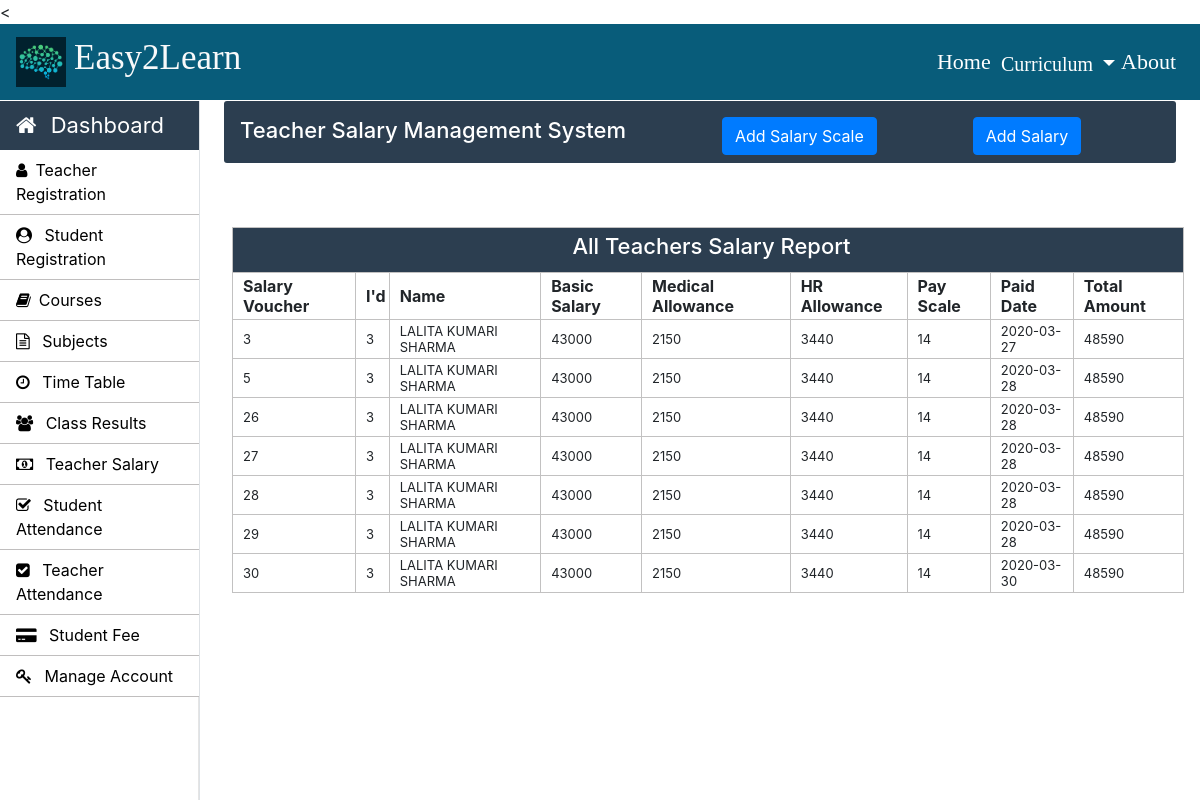
Page /Admin/teacher-salary.php (signed in) on the committed database.
### tables this page shows
CREATE TABLE `teacher_salary_allowances` (
  `teacher_id` int(11) NOT NULL,
  `basic_salary` int(11) NOT NULL,
  `medical_allowance` int(11) NOT NULL,
  `hr_allowance` int(11) NOT NULL,
  `scale` int(11) NOT NULL
);

CREATE TABLE `teacher_salary_report` (
  `salary_id` int(11) NOT NULL,
  `teacher_id` int(11) NOT NULL,
  `total_amount` int(11) NOT NULL,
  `status` varchar(11) NOT NULL,
  `paid_date` timestamp NOT NULL DEFAULT current_timestamp() ON UPDATE current_timestamp()
);

CREATE TABLE `teacher_info` (
  `teacher_id` int(11) NOT NULL,
  `first_name` varchar(30) NOT NULL,
  `middle_name` varchar(30) NOT NULL,
  `last_name` varchar(30) NOT NULL,
  `father_name` varchar(50) NOT NULL,
  `email` varchar(30) NOT NULL,
  `phone_no` varchar(11) NOT NULL,
  `profile_image` blob NOT NULL,
  `teacher_status` varchar(10) NOT NULL,
  `application_status` varchar(10) NOT NULL,
  `cnic` varchar(15) NOT NULL,
  `dob` varchar(15) NOT NULL,
  `other_phone` int(11) NOT NULL,
  `gender` varchar(10) NOT NULL,
  `permanent_address` varchar(100) NOT NULL,
  `current_address` varchar(100) NOT NULL,
  `place_of_birth` varchar(50) NOT NULL,
  `matric_complition_date` varchar(10) NOT NULL,
  `matric_awarded_date` varchar(10) NOT NULL,
  `matric_certificate` varchar(100) NOT NULL,
  `fa_complition_date` varchar(10) NOT NULL,
  `fa_awarded_date` varchar(10) NOT NULL,
  `fa_certificate` varchar(100) NOT NULL,
  `ba_complition_date` varchar(10) NOT NULL,
  `ba_awarded_date` varchar(10) NOT NULL,
  `ba_certificate` varchar(100) NOT NULL,
  `ma_complition_date` varchar(10) NOT NULL,
  `ma_awarded_date` varchar(100) NOT NULL,
  `ma_certificate` varchar(101) NOT NULL,
  `last_qualification` varchar(20) NOT NULL,
  `state` varchar(20) NOT NULL,
  `hire_date` varchar(10) NOT NULL
);

### Admin/teacher-salary.php (the view, shortened to what this page needs)
<?php
		require_once "../connection/connection.php";
	?>
<!doctype html>
<html lang="en">
	<head>
	</head>
	<body>
		<?php include('../common/common-header.php') ?>
		<?php include('../common/admin-sidebar.php') ?>
		<main role="main" class="col-xl-10 col-lg-9 col-md-8 ml-sm-auto px-md-4 w-100">
			<div class="sub-main">
				<div class="text-center d-flex flex-wrap flex-md-nowrap pt-3 pb-2 mb-3 text-white admin-dashboard pl-3">
					<div class="d-flex">
						<h4 class="mr-5">Teacher Salary Management System </h4>
						<button type="button" class="btn btn-primary ml-5 mr-5" data-toggle="modal" data-target=".bd-example-modal-lg">Add Salary Scale</button>
						<button type="button" class="btn btn-primary ml-5" data-toggle="modal" data-target=".add_salary">Add Salary</button>
					</div>
				</div>
				<div class="row">
					<div class="col-md-12 ml-2">
						<section class=" mt-3">
							<div class="row">
								<div class="col-md-8"></div>
								<div class="col-md-3 ml-5 ">
									<div class="col-md-12 pt-3 ml-5">
									</div>
								</div>
							</div>
							<div class="row">
								<div class="col-md-8"></div>
								<div class="col-md-3 ml-5 ">
									<div class="col-md-12 pt-3 ml-5">
									</div>
								</div>
							</div>
							<div class="row">
								<div class="col-md-12">
									<table class="w-100 table-elements table-three-tr" cellpadding="3">
										<tr class="table-tr-head table-three text-white">
											<td colspan="9" class=" text-center text-white"><h4>All Teachers Salary Report</h4></td>
										</tr>
										<tr class="table-tr-head">
											<th>Salary Voucher</th>
											<th>I'd</th>
											<th>Name</th>
											<th>Basic Salary</th>
											<th>Medical Allowance</th>
											<th>HR Allowance</th>
											<th>Pay Scale</th>
											<th>Paid Date</th>
											<th>Total Amount</th>
										</tr>
										<?php
											$query="select tsr.teacher_id,ti.first_name,middle_name,last_name,salary_id,basic_salary,medical_allowance,hr_allowance,scale,Date(paid_date) as paid_date,total_amount from teacher_salary_allowances tsa inner join teacher_salary_report tsr on tsa.teacher_id=tsr.teacher_id inner join teacher_info ti on ti.teacher_id=tsr.teacher_id";
											$run=mysqli_query($con,$query);
											while ($row=mysqli_fetch_array($run)) { ?>
												<tr>
													<td><?php echo $row['salary_id'] ?></td>
													<td><?php echo $row['teacher_id'] ?></td>
													<td><?php echo $row["first_name"]." ".$row["middle_name"]." ".$row["last_name"] ?></td>
													<td><?php echo $row['basic_salary'] ?></td>
													<td><?php echo ($row['basic_salary']*$row['medical_allowance']/100) ?></td>
													<td><?php echo ($row['basic_salary']*$row['hr_allowance']/100) ?></td>
													<td><?php echo $row['scale'] ?></td>
													<td><?php echo $row['paid_date'] ?></td>
													<td><?php echo $row['total_amount'] ?></td>
												</tr>
											<?php
											}
										?>
									</table>
								</div>
							</div>
						</section>
					</div>
				</div>
			</div>
		</main>
	</body>
</html>

### Css/style.css (style rules this page uses)
h4 { font-size: 22px; }
.admin-dashboard { margin-top: 1px !important; background: #2c3e50 !important; border-radius: 3px; }
.table-elements tr, td, th { font-size: 13px; border: 1px solid rgb(194, 193, 193); padding-left: 10px !important; }
.table-three { background: #2c3e50 !important; }
.table-tr-head { height: 45px !important; padding: 10px !important; margin-top: 5px !important; }
.table-font-for-transcript td, th { font-size: 16px !important; }

### rows in the picture
teacher_salary_allowances: teacher_salary_report.salary_id "3", teacher_salary_report.teacher_id "3", teacher_info.first_name "LALITA", teacher_info.middle_name "KUMARI", teacher_info.last_name "SHARMA", basic_salary "43000", $row['basic_salary']*$row['medical_allowance']/100 "2150", $row['basic_salary']*$row['hr_allowance']/100 "3440", scale "14", paid_date "2020-03-27", teacher_salary_report.total_amount "48590", teacher_salary_report.salary_id "5", paid_date "2020-03-28", teacher_salary_report.salary_id "26", teacher_salary_report.salary_id "27", teacher_salary_report.salary_id "28", teacher_salary_report.salary_id "29", teacher_salary_report.salary_id "30", paid_date "2020-03-30"
